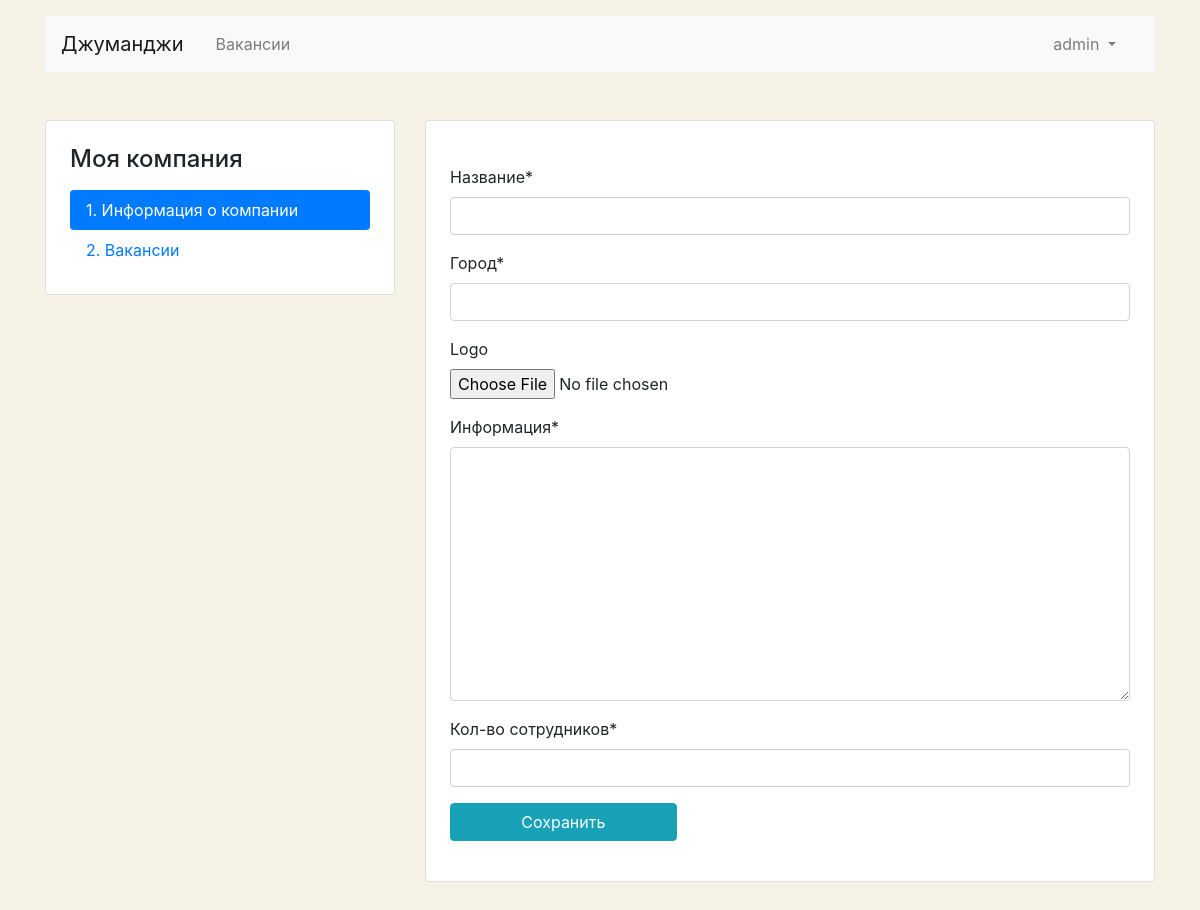
The page /mycompany/ (signed in) on the database as committed earlier.
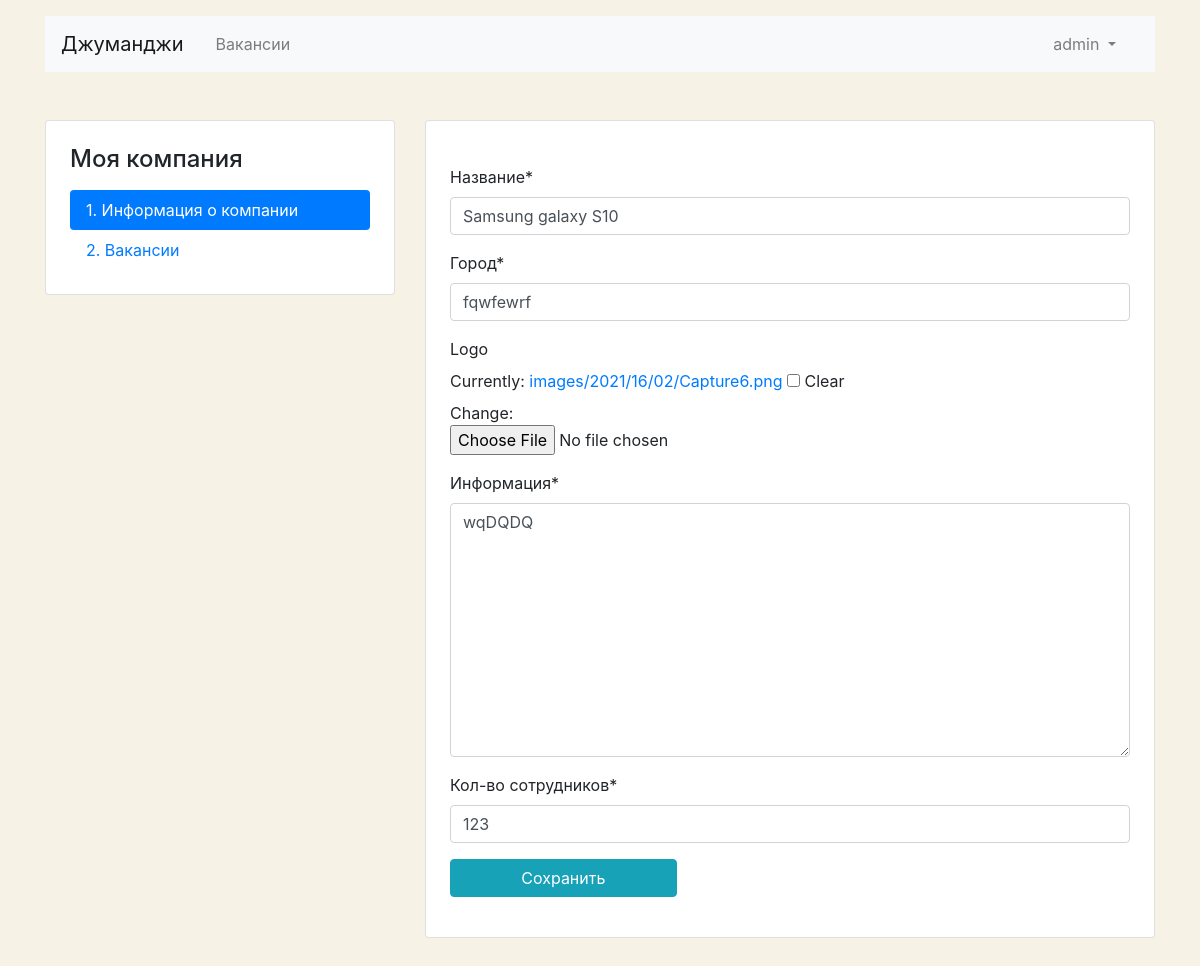
The same page on the database as committed later.
### company/models.py (models this page shows, shortened)
class Company(models.Model):
    title = models.CharField(
        max_length=30,
        verbose_name='Название',
    )
    location = models.CharField(
        max_length=50,
        verbose_name='Город',
    )
    logo = models.ImageField(
        upload_to='images/%Y/%d/%m/',
        verbose_name='Лого',
    )
    description = models.TextField(
        max_length=2000,
        verbose_name='Информация',
    )
    employee_count = models.CharField(
        max_length=100,
        verbose_name='Кол-во сотрудников',
    )
    owner = models.OneToOneField(
        User,
        on_delete=models.CASCADE,
        verbose_name='Владелец',
        null=True  # Убрать псоле удаления баз данных!!!
    )
    class Meta:
        verbose_name = 'Компания'
        verbose_name_plural = 'Компании'

### users/views.py (the view, shortened to what this page needs)
# urls.py: path('mycompany/', ProfileCompanyView.as_view(), name='profile_company'),
class ProfileCompanyView(View):
    def get(self, request):
        try:
            company = Company.objects.get(owner=request.user.id)
            return render(request, 'company/company_edit.html', context={'form': CompanyForm(instance=company)})
        except ObjectDoesNotExist:
            return render(request, 'company/company_edit.html', context={'form': CompanyForm()})

### company/forms.py
class CompanyForm(ModelForm):
    logo = forms.ImageField(required=False)
    class Meta:
        model = Company
        fields = ['title', 'location', 'logo', 'description', 'employee_count']

### templates/company/company_edit.html (shortened to what this page needs)
{% extends 'base/base.html' %}
{% load crispy_forms_filters %}
{% load crispy_forms_tags %}
{% block content %}
    <main class="container mt-3 pb-5">
        <div class="row mt-5">
            <div class="col-12 col-lg-4">
                <aside class="pt-3 pb-4 px-4 mb-5 card">
                    <h1 class="h4 pt-2 pb-2">Моя компания</h1>
                    <div class="nav flex-column nav-pills">
                        <a class="nav-link active" href="{% url 'profile_company' %}">1. Информация о&nbsp;компании</a>
                        <a class="nav-link" href="{% url 'profile_vacancies' %}">2. Вакансии</a>
                    </div>
                </aside>
            </div>
            <div class="col-12 col-lg-8">
                <div class="card">
                    <div class="card-body px-4 pb-4">
                        <form class="card mt-4 mb-3" style="border: none;" enctype="multipart/form-data" method="POST">
                            {{ form|crispy }}
                            <button type="submit" class="btn btn-info col-lg-4">Сохранить</button>
                        </form>
                    </div>
                </div>
            </div>
        </div>
    </main>
{% endblock %}

Rows that differ between the two databases and show on the page:
added Company: title "Samsung galaxy S10", location "fqwfewrf", description "wqDQDQ", employee_count "123"
Other text that changed with them:
form field form: (not shown) → "☐"
text no longer shown: "Название * Город * Logo Информация * Кол-во сотрудников *"
text now shown: "Название * Город * Logo Currently: images/2021/16/02/Capture6.png Clear Change: Информация * Кол-во сотрудников *"
